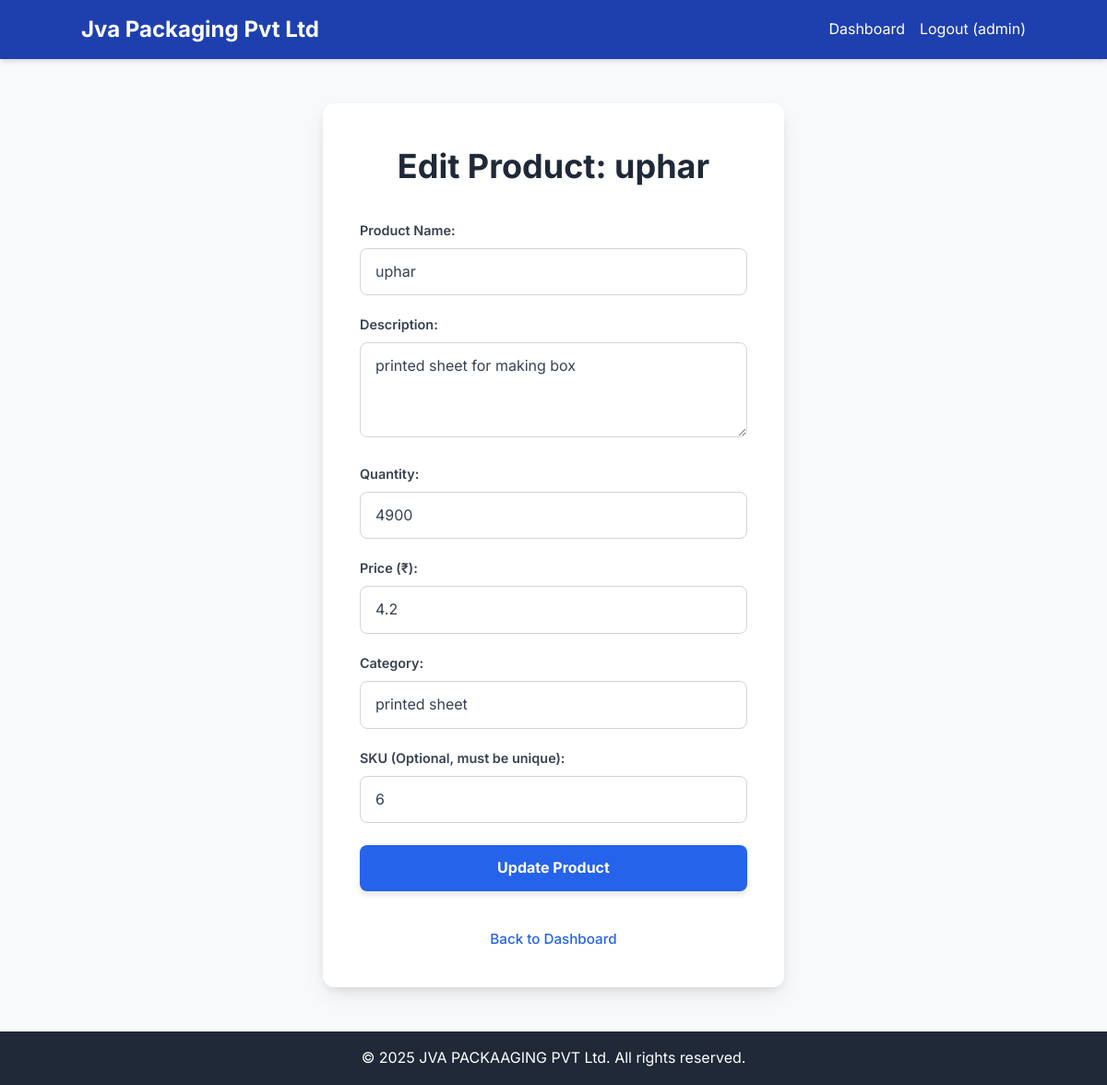
Screenshot of /edit_product/6 (signed in) with the database file from the repository.
### app.py (models this page shows, shortened)
class Product(db.Model):
    id = db.Column(db.Integer, primary_key=True)
    name = db.Column(db.String(100), nullable=False)
    description = db.Column(db.Text, nullable=True)
    quantity = db.Column(db.Integer, nullable=False, default=0)
    price = db.Column(db.Float, nullable=False, default=0.0)
    category = db.Column(db.String(50), nullable=True)
    sku = db.Column(db.String(50), unique=True, nullable=True)
    user_id = db.Column(db.Integer, db.ForeignKey('user.id'), nullable=False)

### app.py (the view, shortened to what this page needs)
@app.route('/edit_product/<int:product_id>', methods=['GET', 'POST'])
@login_required
def edit_product(product_id):
    product = Product.query.get_or_404(product_id)
    if product.user_id != session['user_id']:
        flash('You are not authorized to edit this product.', 'danger')
        return redirect(url_for('index'))
    return render_template('add_edit_product.html', product=product)

### app.py (called while the page is built)
def login_required(f):
    @wraps(f)
    def decorated_function(*args, **kwargs):
        if request.path.startswith('/api/'):
            if 'user_id' not in session:
                return jsonify({"message": "Authentication required"}), 401
            return f(*args, **kwargs)
        else:
            if 'user_id' not in session:
                flash('Please log in to access this page.', 'warning')
                return redirect(url_for('login'))
            return f(*args, **kwargs)
    return decorated_function

### templates/add_edit_product.html (shortened to what this page needs)
{% extends "base.html" %}
{% block content %}
<div class="form-container">
    <div class="form-card">
        <h1 class="form-title">
            {% if product %}Edit Product: {{ product.name }}{% else %}Add New Product{% endif %}
        </h1>
        <form method="POST" action="{% if product %}{{ url_for('edit_product', product_id=product.id) }}{% else %}{{ url_for('add_product') }}{% endif %}">
            <div class="form-group">
                <label for="name" class="form-label">Product Name:</label>
                <input type="text" id="name" name="name" required
                       value="{{ product.name if product else '' }}"
                       class="form-input">
            </div>
            <div class="form-group">
                <label for="description" class="form-label">Description:</label>
                <textarea id="description" name="description" rows="3"
                          class="form-input form-textarea">{{ product.description if product else '' }}</textarea>
            </div>
            <div class="form-group">
                <label for="quantity" class="form-label">Quantity:</label>
                <input type="number" id="quantity" name="quantity" required min="0"
                       value="{{ product.quantity if product else 0 }}"
                       class="form-input">
            </div>
            <div class="form-group">
                <label for="price" class="form-label">Price (₹):</label>
                <input type="number" id="price" name="price" required step="0.01" min="0"
                       value="{{ product.price if product else 0.00 }}"
                       class="form-input">
            </div>
            <div class="form-group">
                <label for="category" class="form-label">Category:</label>
                <input type="text" id="category" name="category"
                       value="{{ product.category if product else '' }}"
                       class="form-input">
            </div>
            <div class="form-group">
                <label for="sku" class="form-label">SKU (Optional, must be unique):</label>
                <input type="text" id="sku" name="sku"
                       value="{{ product.sku if product else '' }}"
                       class="form-input">
            </div>
            <div class="flex items-center justify-between mt-6">
                <button type="submit" class="form-button">
                    {% if product %}Update Product{% else %}Add Product{% endif %}
                </button>
            </div>
        </form>
        <div class="mt-4 text-center">
            <a href="{{ url_for('index') }}" class="back-link">Back to Dashboard</a>
        </div>
    </div>
</div>
{% endblock %}

### static/style.css (style rules this page uses)
html, body { height: 100%; margin: 0; padding: 0; scroll-behavior: smooth; }
body { font-family: 'Inter', sans-serif, Arial, sans-serif; line-height: 1.6; color: #333; background-color: #f8f9fa; }
a { text-decoration: none; color: white; transition: color 0.3s ease, transform 0.2s ease; }
button, .btn { cursor: pointer; transition: background-color 0.3s ease, transform 0.2s ease, box-shadow 0.3s ease; border: none; outline: none; }
.form-container { display: flex; justify-content: center; align-items: center; min-height: calc(100vh - 150px); padding: 1rem; }
.form-card { background-color: #ffffff; padding: 2.5rem; border-radius: 0.75rem; box-shadow: 0 10px 25px -5px rgba(0, 0, 0, 0.1), 0 4px 10px -2px rgba(0, 0, 0, 0.08); width: 100%; max-width: 500px; text-align: center; }
.form-title { font-size: 2.25rem; font-weight: 700; color: #1f2937; margin-bottom: 1.75rem; }
.form-group { margin-bottom: 1.25rem; text-align: left; }
.form-label { display: block; color: #374151; font-size: 0.9rem; font-weight: 600; margin-bottom: 0.5rem; }
.form-input { width: 100%; padding: 0.75rem 1rem; border: 1px solid #d1d5db; border-radius: 0.5rem; box-sizing: border-box; font-size: 1rem; color: #374151; transition: border-color 0.2s ease, box-shadow 0.2s ease; }
.form-textarea { min-height: 80px; resize: vertical; }
.form-button { width: 100%; padding: 0.75rem 1.5rem; background-color: #2563eb; color: white; font-weight: 700; border-radius: 0.5rem; box-shadow: 0 4px 6px rgba(0, 0, 0, 0.1); }
.back-link { display: inline-block; margin-top: 1.5rem; color: #2563eb; font-size: 0.95rem; font-weight: 500; }

### rows the page displays
Product: name "uphar", description "printed sheet for making box", quantity "4900", price "4.2", category "printed sheet", sku "6"

### other values shown
{{ session.username }} "admin"
